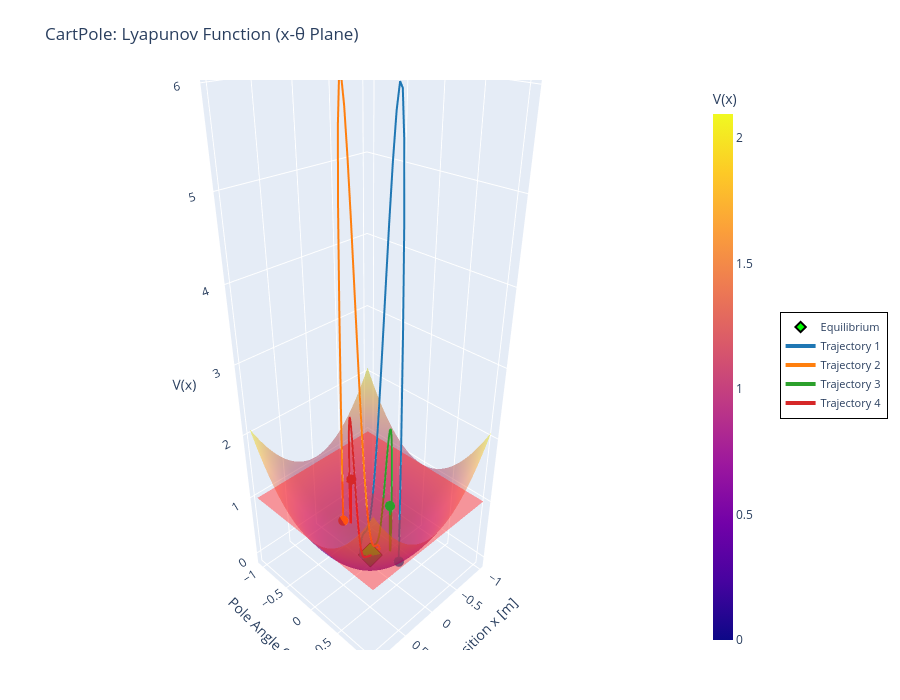

The notebook cell this image was saved under:
### Code cell
# 3D Lyapunov Function Visualization, position and angle, only function
plot_lyapunov_3d_surface(
    lyapunov_nn = lyapunov_nn,
    controller_nn = controller,
    dynamics_system = discrete_system,
    state_limits = state_limits_x_theta,
    state_indices=state_indices_x_theta,
    state_names=("Cart Position x [m]", "Pole Angle θ [rad]"),
    rho=rho,
    grid_resolution=120,
    trajectories=trajectories,
    title="CartPole: Lyapunov Function (x-θ Plane)",
    show=False,
    colorscale="Plasma",
    trajectory_colorscale="D3",
)

### Figure 1 — Plotly figure (JSON) as saved in the notebook; plotly's stock layout.template omitted (floating-point values rounded to 4 significant figures; data arrays with more than 128 entries replaced by an {"elided": "..."} marker saying what was removed)
{"data": [{"colorbar": {"thickness": 20, "title": {"text": "V(x)"}}, "colorscale": [[0, "#0d0887"], [0.1111, "#46039f"], [0.2222, "#7201a8"], [0.3333, "#9c179e"], [0.4444, "#bd3786"], [0.5556, "#d8576b"], [0.6667, "#ed7953"], [0.7778, "#fb9f3a"], [0.8889, "#fdca26"], [1, "#f0f921"]], "hovertemplate": "%{xaxis.title.text}: %{x:.3f}<br>%{yaxis.title.text}: %{y:.3f}<br>V: %{z:.3f}<extra></extra>", "name": "V(x)", "opacity": 0.5, "type": "surface", "x": {"elided": "120x120 float values"}, "y": {"elided": "120x120 float values"}, "z": {"elided": "120x120 float values"}}, {"colorscale": [[0, "red"], [1, "red"]], "hovertemplate": "ROA threshold: 0.997<extra></extra>", "name": "ROA (ρ=0.997)", "opacity": 0.4, "showscale": false, "type": "surface", "x": {"elided": "120x120 float values"}, "y": {"elided": "120x120 float values"}, "z": {"elided": "120x120 float values"}}, {"hovertemplate": "Equilibrium<extra></extra>", "marker": {"color": "lime", "line": {"color": "black", "width": 2}, "size": 8, "symbol": "diamond"}, "mode": "markers", "name": "Equilibrium", "type": "scatter3d", "x": [0], "y": [0], "z": [0]}, {"hovertemplate": "Traj 1<br>V: %{z:.3f}<extra></extra>", "line": {"color": "#1F77B4", "width": 4}, "mode": "lines", "name": "Trajectory 1", "type": "scatter3d", "x": {"elided": "201 float values"}, "y": {"elided": "201 float values"}, "z": {"elided": "201 float values"}}, {"hovertemplate": "Start<extra></extra>", "marker": {"color": "#1F77B4", "size": 6, "symbol": "circle"}, "mode": "markers", "showlegend": false, "type": "scatter3d", "x": [0], "y": [0.5236], "z": [0.2742]}, {"hovertemplate": "Traj 2<br>V: %{z:.3f}<extra></extra>", "line": {"color": "#FF7F0E", "width": 4}, "mode": "lines", "name": "Trajectory 2", "type": "scatter3d", "x": {"elided": "201 float values"}, "y": {"elided": "201 float values"}, "z": {"elided": "201 float values"}}, {"hovertemplate": "Start<extra></extra>", "marker": {"color": "#FF7F0E", "size": 6, "symbol": "circle"}, "mode": "markers", "showlegend": false, "type": "scatter3d", "x": [0], "y": [-0.5236], "z": [0.2742]}, {"hovertemplate": "Traj 3<br>V: %{z:.3f}<extra></extra>", "line": {"color": "#2CA02C", "width": 4}, "mode": "lines", "name": "Trajectory 3", "type": "scatter3d", "x": {"elided": "201 float values"}, "y": {"elided": "201 float values"}, "z": {"elided": "201 float values"}}, {"hovertemplate": "Start<extra></extra>", "marker": {"color": "#2CA02C", "size": 6, "symbol": "circle"}, "mode": "markers", "showlegend": false, "type": "scatter3d", "x": [0], "y": [0.3491], "z": [1.122]}, {"hovertemplate": "Traj 4<br>V: %{z:.3f}<extra></extra>", "line": {"color": "#D62728", "width": 4}, "mode": "lines", "name": "Trajectory 4", "type": "scatter3d", "x": {"elided": "201 float values"}, "y": {"elided": "201 float values"}, "z": {"elided": "201 float values"}}, {"hovertemplate": "Start<extra></extra>", "marker": {"color": "#D62728", "size": 6, "symbol": "circle"}, "mode": "markers", "showlegend": false, "type": "scatter3d", "x": [0], "y": [-0.3491], "z": [1.122]}], "layout": {"height": 700, "legend": {"bgcolor": "rgba(255,255,255,0.95)", "bordercolor": "black", "borderwidth": 1, "font": {"size": 11}, "x": 1.14, "xanchor": "left", "y": 0.5, "yanchor": "middle"}, "margin": {"b": 50, "l": 50, "r": 50, "t": 80}, "scene": {"camera": {"eye": {"x": 1.5, "y": 1.5, "z": 1.3}}, "xaxis": {"title": {"text": "Cart Position x [m]"}}, "yaxis": {"title": {"text": "Pole Angle θ [rad]"}}, "zaxis": {"title": {"text": "V(x)"}}}, "showlegend": true, "title": {"text": "CartPole: Lyapunov Function (x-θ Plane)"}, "width": 900}}
